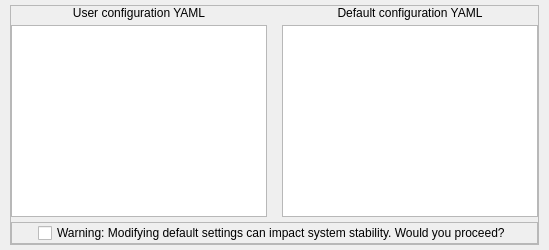
      <widget class="QWidget" name="tab_pro">
       <property name="mode" stdset="0">
        <bool>true</bool>
       </property>
       <attribute name="title">
        <string>Advanced</string>
       </attribute>
       <layout class="QHBoxLayout" name="horizontalLayout_bugfix2">
        <property name="spacing">
         <number>15</number>
        </property>
        <property name="leftMargin">
         <number>10</number>
        </property>
        <property name="topMargin">
         <number>5</number>
        </property>
        <property name="rightMargin">
         <number>10</number>
        </property>
        <property name="bottomMargin">
         <number>5</number>
        </property>
        <item>
         <widget class="QFrame" name="frame_7">
          <property name="frameShape">
           <enum>QFrame::StyledPanel</enum>
          </property>
          <property name="frameShadow">
           <enum>QFrame::Raised</enum>
          </property>
          <layout class="QGridLayout" name="gridLayout_pro">
           <property name="leftMargin">
            <number>0</number>
           </property>
           <property name="topMargin">
            <number>0</number>
           </property>
           <property name="rightMargin">
            <number>0</number>
           </property>
           <property name="bottomMargin">
            <number>0</number>
           </property>
           <property name="horizontalSpacing">
            <number>15</number>
           </property>
           <property name="verticalSpacing">
            <number>5</number>
           </property>
           <item row="1" column="0">
            <widget class="QLabel" name="label_32">
             <property name="sizePolicy">
              <sizepolicy hsizetype="Minimum" vsizetype="Preferred">
               <horstretch>0</horstretch>
               <verstretch>0</verstretch>
              </sizepolicy>
             </property>
             <property name="text">
              <string>User configuration YAML</string>
             </property>
             <property name="alignment">
              <set>Qt::AlignCenter</set>
             </property>
            </widget>
           </item>
           <item row="1" column="1">
            <widget class="QLabel" name="label_33">
             <property name="sizePolicy">
              <sizepolicy hsizetype="Minimum" vsizetype="Preferred">
               <horstretch>0</horstretch>
               <verstretch>0</verstretch>
              </sizepolicy>
             </property>
             <property name="text">
              <string>Default configuration YAML</string>
             </property>
             <property name="alignment">
              <set>Qt::AlignCenter</set>
             </property>
            </widget>
           </item>
           <item row="4" column="0" colspan="2">
            <widget class="QFrame" name="frame_11">
             <property name="frameShape">
              <enum>QFrame::StyledPanel</enum>
             </property>
             <property name="frameShadow">
              <enum>QFrame::Raised</enum>
             </property>
             <layout class="QHBoxLayout" name="horizontalLayout_13">
              <property name="spacing">
               <number>0</number>
              </property>
              <property name="leftMargin">
               <number>0</number>
              </property>
              <property name="topMargin">
               <number>0</number>
              </property>
              <property name="rightMargin">
               <number>0</number>
              </property>
              <property name="bottomMargin">
               <number>0</number>
              </property>
              <item>
               <widget class="QCheckBox" name="checkBox">
                <property name="sizePolicy">
                 <sizepolicy hsizetype="Maximum" vsizetype="Fixed">
                  <horstretch>0</horstretch>
                  <verstretch>0</verstretch>
                 </sizepolicy>
                </property>
                <property name="layoutDirection">
                 <enum>Qt::LeftToRight</enum>
                </property>
                <property name="text">
                 <string>Warning: Modifying default settings can impact system stability. Would you proceed?</string>
                </property>
                <property name="tristate">
                 <bool>false</bool>
                </property>
               </widget>
              </item>
             </layout>
            </widget>
           </item>
           <item row="3" column="1">
            <widget class="QCodeEditor" name="lb_cfg">
             <property name="enabled">
              <bool>true</bool>
             </property>
            </widget>
           </item>
           <item row="3" column="0">
            <widget class="QCodeEditor" name="lb_usr_cfg"/>
           </item>
          </layout>
         </widget>
        </item>
       </layout>
      </widget>
